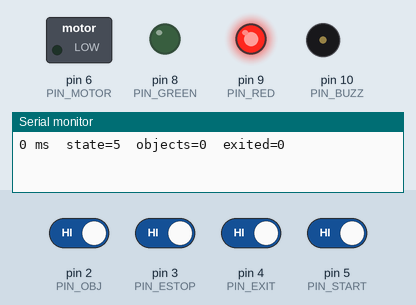
Bench run of a sketch on a simulated Arduino Uno, built with avr-gcc and run on an emulated ATmega328P. Parts: switched loads named in the sketch (green lamp = pin HIGH), output pins drawn as LEDs (lit = HIGH), buzzer (waves = sounding, pin HIGH), the last lines printed to the serial monitor. Dashed ring = blinking. Inputs (shaded band) come from the test bench; at power-on: pin 2 (PIN_OBJ), pin 3 (PIN_ESTOP), pin 4 (PIN_EXIT), pin 5 (PIN_START) HIGH.

Above: at 1.2 s.
1.3 s: pin 2 (PIN_OBJ) driven LOW and pin 3 (PIN_ESTOP) driven LOW and pin 4 (PIN_EXIT) driven LOW and pin 5 (PIN_START) driven LOW
At 1.43 s:
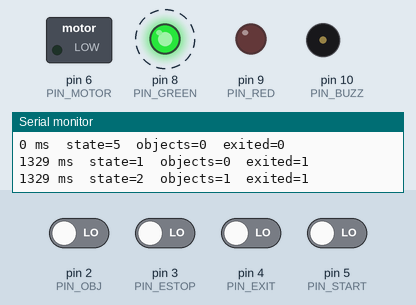
At 3.9 s:
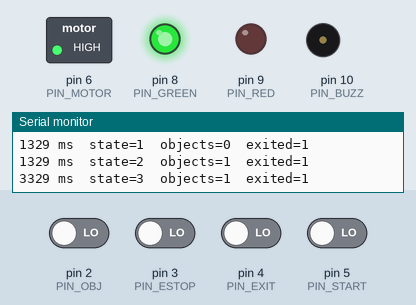
4.3 s: pin 3 (PIN_ESTOP) driven HIGH
At 4.8 s:
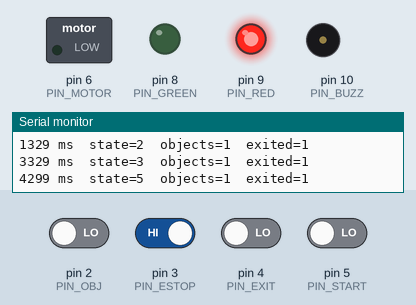
Timing chart, 0 to 7.3 s (numbered marks = the images above; inputs shaded):
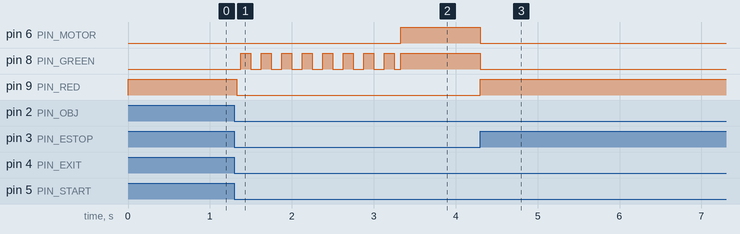

The sketch:

Conveyor_Control.ino
```cpp
/*
  CodeAlpha Task 3 - Sensor-based conveyor belt automation (Arduino Uno prototype)
  Author: Meet Agrawal

  Behaviour
    * Power-up: motor OFF (IDLE). Press START to begin.
    * RUN       : belt moves. Object sensor sees an object -> belt stops.
    * PROCESS   : belt held stopped for PROCESS_MS (count / inspect / sort station time).
    * CLEARING  : belt restarts; the object must leave the sensor beam within JAM_TIMEOUT_MS,
                  otherwise FAULT (jam or stuck sensor).
    * ESTOP     : E-stop contact opened (pressed OR wire broken) -> motor OFF in any state.
                  Needs the E-stop released AND a deliberate START press to resume.
                  If an already-counted object is still in the beam, the belt restarts in
                  CLEARING so that object is moved out without being counted again.
    * FAULT     : motor OFF, buzzer beeps; START press resets.
  The E-stop ALSO cuts motor power in hardware (see wiring diagram); this software
  input only tells the controller what happened. Software is never the only safety layer.

  Pins (Arduino Uno)
    D2  object sensor  (NPN-NO photoelectric, output LOW when object present)
    D3  E-stop monitor (2nd NC contact to GND: LOW = healthy, HIGH = pressed / open circuit)
    D4  exit sensor    (same type as D2)
    D5  START/RESET push button (to GND)
    D6  motor MOSFET gate (HIGH = run)
    D8  green LED   D9 red LED   D10 buzzer transistor base
*/
#include <Arduino.h>

const uint8_t PIN_OBJ = 2, PIN_ESTOP = 3, PIN_EXIT = 4, PIN_START = 5;
const uint8_t PIN_MOTOR = 6, PIN_GREEN = 8, PIN_RED = 9, PIN_BUZZ = 10;

const uint32_t DEBOUNCE_MS   = 30;     // input filter
const uint32_t PROCESS_MS    = 2000;   // station dwell time
const uint32_t CLEAR_MS      = 300;    // sensor must stay inactive this long to count as "clear"
const uint32_t JAM_TIMEOUT_MS = 5000;  // object must clear the beam within this time after restart

enum State : uint8_t { S_IDLE, S_RUN, S_PROCESS, S_CLEARING, S_FAULT, S_ESTOP };
State state = S_IDLE;
uint32_t stateSince = 0;
uint16_t objectCount = 0, exitCount = 0;
bool objectHeld = false;               // an already-counted object may still be in the beam

struct Input {                         // debounced digital input, active-LOW by default
  uint8_t pin; bool stable; bool raw; uint32_t since; bool rose;
};
Input inObj   = {PIN_OBJ,   false, false, 0, false};
Input inExit  = {PIN_EXIT,  false, false, 0, false};
Input inStart = {PIN_START, false, false, 0, false};
Input inEstop = {PIN_ESTOP, true,  true,  0, false};   // "active" = E-stop tripped; assume tripped until proven healthy

void updateInput(Input &in, bool activeNow, uint32_t now) {
  in.rose = false;
  if (activeNow != in.raw) { in.raw = activeNow; in.since = now; }
  if (in.raw != in.stable && now - in.since >= DEBOUNCE_MS) {
    in.stable = in.raw;
    if (in.stable) in.rose = true;
  }
}

void enter(State s, uint32_t now) { state = s; stateSince = now; }

void setup() {
  pinMode(PIN_OBJ, INPUT_PULLUP);  pinMode(PIN_EXIT, INPUT_PULLUP);
  pinMode(PIN_START, INPUT_PULLUP); pinMode(PIN_ESTOP, INPUT_PULLUP);
  pinMode(PIN_MOTOR, OUTPUT); pinMode(PIN_GREEN, OUTPUT);
  pinMode(PIN_RED, OUTPUT);   pinMode(PIN_BUZZ, OUTPUT);
  digitalWrite(PIN_MOTOR, LOW);          // motor OFF at power-up
  Serial.begin(9600);
  enter(S_IDLE, millis());
}

void loop() {
  uint32_t now = millis();
  updateInput(inObj,   digitalRead(PIN_OBJ)   == LOW,  now);
  updateInput(inExit,  digitalRead(PIN_EXIT)  == LOW,  now);
  updateInput(inStart, digitalRead(PIN_START) == LOW,  now);
  updateInput(inEstop, digitalRead(PIN_ESTOP) == HIGH, now);   // HIGH = tripped / wire broken
  if (inExit.rose) exitCount++;

  State prev = state;
  // E-stop has priority over everything (a raw tripped reading acts at once, no debounce delay)
  if (digitalRead(PIN_ESTOP) == HIGH && state != S_ESTOP) {
    digitalWrite(PIN_MOTOR, LOW);
    enter(S_ESTOP, now);
  }

  switch (state) {
    case S_IDLE:
      if (inStart.rose && !inEstop.stable) enter(S_RUN, now);
      break;
    case S_RUN:
      if (inObj.stable) { objectCount++; objectHeld = true; enter(S_PROCESS, now); }
      break;
    case S_PROCESS:
      if (now - stateSince >= PROCESS_MS) enter(S_CLEARING, now);
      break;
    case S_CLEARING: {
      static uint32_t clearSince = 0;
      if (stateSince == now) clearSince = 0;
      if (inObj.stable) clearSince = 0;
      else if (clearSince == 0) clearSince = now;
      if (clearSince != 0 && now - clearSince >= CLEAR_MS) { objectHeld = false; enter(S_RUN, now); }
      else if (now - stateSince >= JAM_TIMEOUT_MS) enter(S_FAULT, now);
      break; }
    case S_FAULT:
      if (inStart.rose && !inEstop.stable) enter(objectHeld ? S_CLEARING : S_RUN, now);
      break;
    case S_ESTOP:
      if (!inEstop.stable && inStart.rose) enter(objectHeld ? S_CLEARING : S_RUN, now);   // released AND deliberate START;
      // an object already counted is moved out of the beam first, so it is never counted twice
      break;
  }

  // ---- outputs (motor runs only in RUN and CLEARING) ----
  bool motorOn = (state == S_RUN || state == S_CLEARING);
  digitalWrite(PIN_MOTOR, motorOn ? HIGH : LOW);
  bool blink1 = (now / 500) % 2, blink4 = (now / 125) % 2;
  digitalWrite(PIN_GREEN, (state == S_RUN || state == S_CLEARING) ? HIGH : (state == S_PROCESS ? blink4 : LOW));
  digitalWrite(PIN_RED,   state == S_IDLE ? blink1 : (state == S_FAULT ? blink4 : (state == S_ESTOP ? HIGH : LOW)));
  digitalWrite(PIN_BUZZ,  state == S_FAULT ? blink4 : LOW);

  if (state != prev) {                       // log every state change
    Serial.print(now); Serial.print(" ms  state="); Serial.print((int)state);
    Serial.print("  objects="); Serial.print(objectCount);
    Serial.print("  exited=");  Serial.println(exitCount);
  }
}
```

Measured:
- after the input at 1.3 s, pin 6 (PIN_MOTOR): LOW → HIGH after 2.0 s; pin 8 (PIN_GREEN): alternates HIGH for 0.12 s and LOW for 0.12 s, 17 changes in all, then stays HIGH, starting after 0.08 s; pin 9 (PIN_RED): HIGH → LOW at once
- after the input at 4.3 s, pin 6 (PIN_MOTOR), pin 8 (PIN_GREEN): HIGH → LOW after 0.00 s instead of 4.0 s; pin 10 (PIN_BUZZ): stops changing and stays LOW
